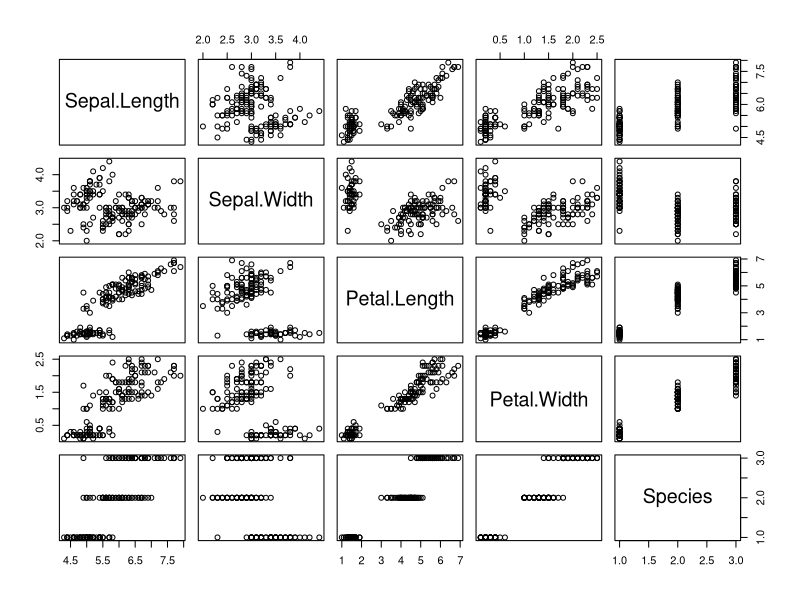
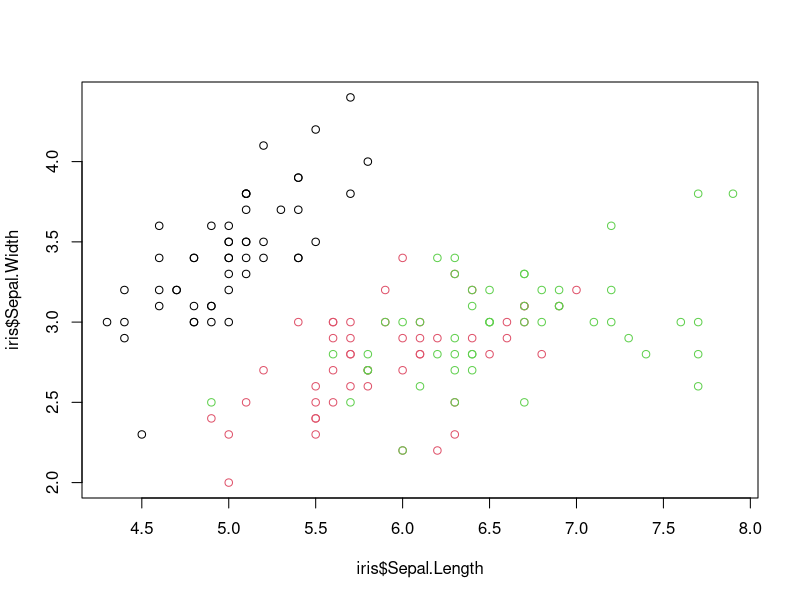
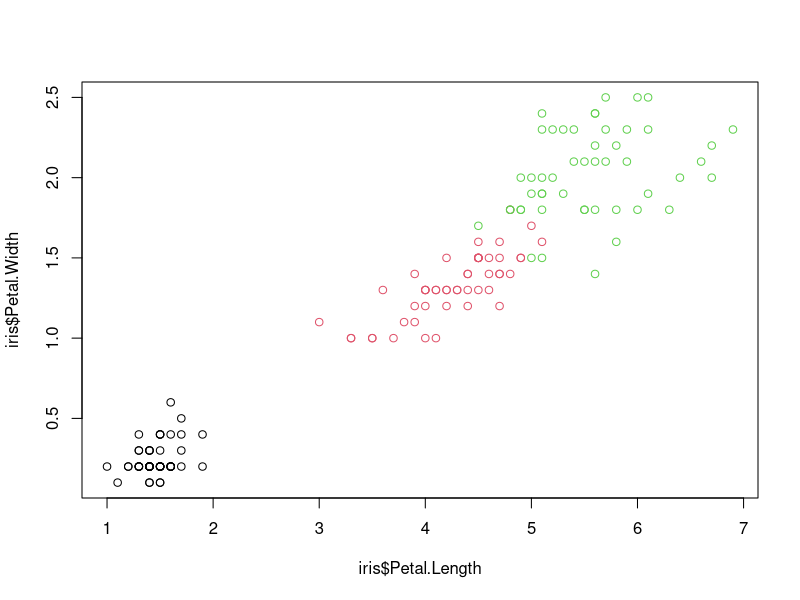
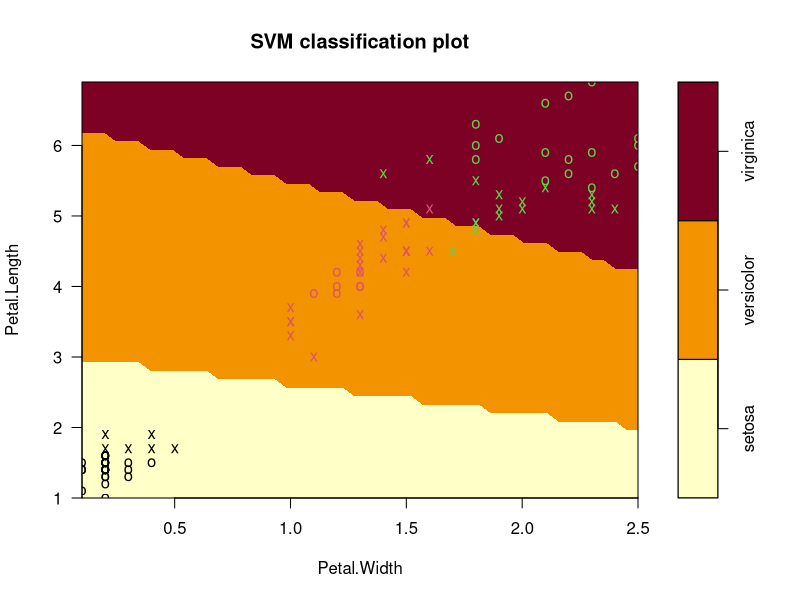
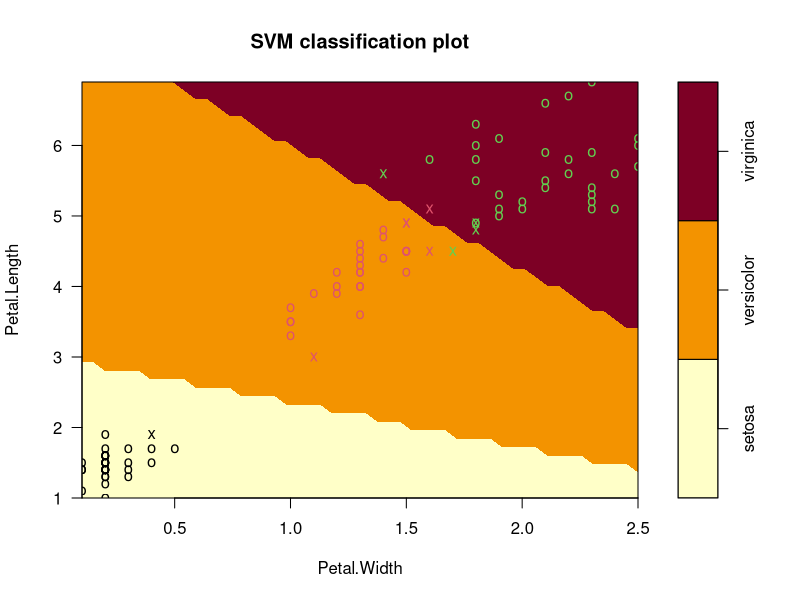
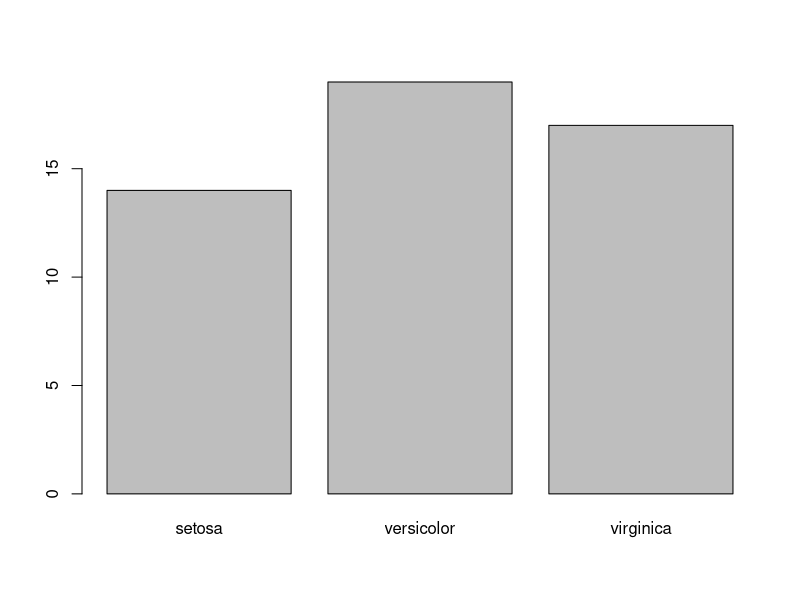

Recreate these plots in R, in order.
library(e1071)

plot(iris)

head(iris)

# Sepal.Width - Species overlap hard to draw hyperplane
plot(iris$Sepal.Length, iris$Sepal.Width, col=iris$Species)
# Petal.Width - Less overlap + clearer cluster seperation
plot(iris$Petal.Length, iris$Petal.Width, col=iris$Species)

# Sample of 100 values between 1 & 150
s = sample(150, 100) 

col = c("Petal.Length", "Petal.Width", "Species")

iris.train = iris[s, col]
iris.test = iris[-s, col]

# As "linear", scale is FALSE
linear.svm.fit = svm(Species ~., data= iris.train, kernel="linear", cost = .1, scale= FALSE)

# View initial plot
plot(linear.svm.fit, iris.train)

# Cross validation
best.cost.param = tune(svm, Species ~., data=iris.train, kernel="linear", ranges=list(cost=c(0.001, 0.01, 0.1, 1, 10, 100)))
summary(best.cost.param)

# Aplly best cost paramater.. in this case 10
linear.svm.fit = svm(Species ~., data= iris.train, kernel="linear", cost = 10, scale= FALSE)


# View updated plot
plot(linear.svm.fit, iris.train)

iris.prediction = predict(linear.svm.fit, iris.test, type="class")
plot(iris.prediction)

iris.test.species = iris.test[, 3]

table(iris.prediction, iris.test.species)

# Prediction accuracy varies between 92 -92% accuracy
mean(iris.prediction == iris.test.species)

